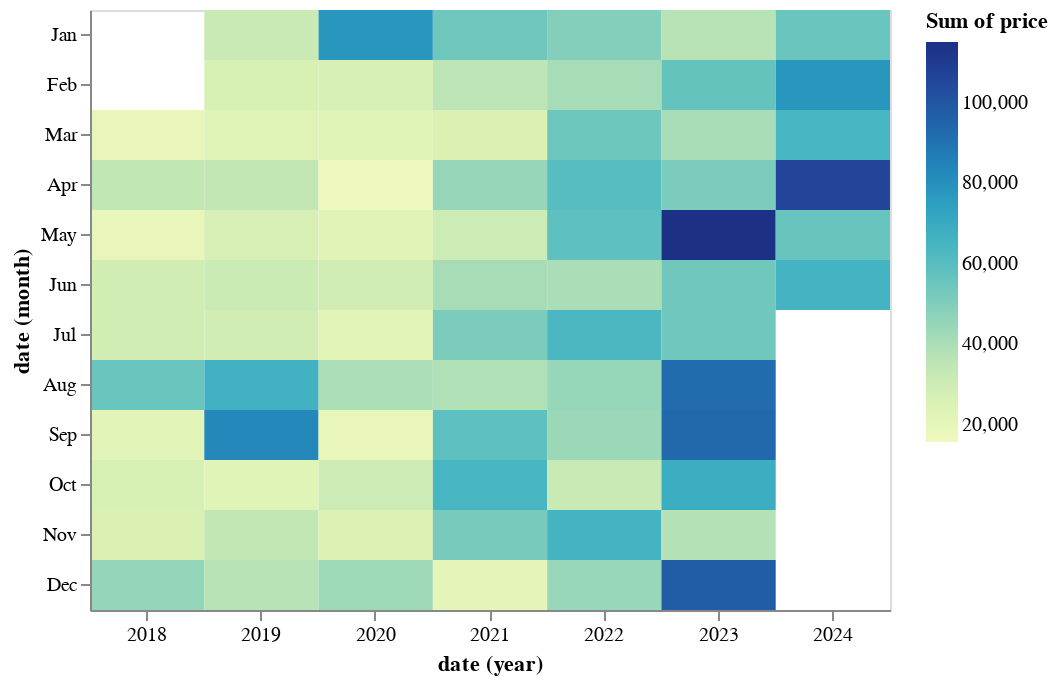

The cell this chart's notebook holds for it:
### Markdown cell above
## Monthly expense

### Code cell
exp.heatmap().properties(height=300,width=400)

### Figure 1 — Vega specification as saved in the notebook (floating-point values rounded to 4 significant figures)
{"$schema": "https://vega.github.io/schema/vega/v5.json", "data": [{"name": "param_1_store"}, {"name": "source_0", "values": [{"month_date": "2012-03-01T00:00:00.000", "sum_price": 19183, "year_date": "2018-01-01T00:00:00.000", "yearmonth_date": "2018-03-01T00:00:00.000"}, {"month_date": "2012-04-01T00:00:00.000", "sum_price": 34192, "year_date": "2018-01-01T00:00:00.000", "yearmonth_date": "2018-04-01T00:00:00.000"}, {"month_date": "2012-05-01T00:00:00.000", "sum_price": 19057, "year_date": "2018-01-01T00:00:00.000", "yearmonth_date": "2018-05-01T00:00:00.000"}, {"month_date": "2012-06-01T00:00:00.000", "sum_price": 28942, "year_date": "2018-01-01T00:00:00.000", "yearmonth_date": "2018-06-01T00:00:00.000"}, {"month_date": "2012-07-01T00:00:00.000", "sum_price": 28622, "year_date": "2018-01-01T00:00:00.000", "yearmonth_date": "2018-07-01T00:00:00.000"}, {"month_date": "2012-08-01T00:00:00.000", "sum_price": 55519, "year_date": "2018-01-01T00:00:00.000", "yearmonth_date": "2018-08-01T00:00:00.000"}, {"month_date": "2012-09-01T00:00:00.000", "sum_price": 21665, "year_date": "2018-01-01T00:00:00.000", "yearmonth_date": "2018-09-01T00:00:00.000"}, {"month_date": "2012-10-01T00:00:00.000", "sum_price": 26939, "year_date": "2018-01-01T00:00:00.000", "yearmonth_date": "2018-10-01T00:00:00.000"}, {"month_date": "2012-11-01T00:00:00.000", "sum_price": 25467, "year_date": "2018-01-01T00:00:00.000", "yearmonth_date": "2018-11-01T00:00:00.000"}, {"month_date": "2012-12-01T00:00:00.000", "sum_price": 45338, "year_date": "2018-01-01T00:00:00.000", "yearmonth_date": "2018-12-01T00:00:00.000"}, {"month_date": "2012-01-01T00:00:00.000", "sum_price": 31667, "year_date": "2019-01-01T00:00:00.000", "yearmonth_date": "2019-01-01T00:00:00.000"}, {"month_date": "2012-02-01T00:00:00.000", "sum_price": 26909, "year_date": "2019-01-01T00:00:00.000", "yearmonth_date": "2019-02-01T00:00:00.000"}, {"month_date": "2012-03-01T00:00:00.000", "sum_price": 23041, "year_date": "2019-01-01T00:00:00.000", "yearmonth_date": "2019-03-01T00:00:00.000"}, {"month_date": "2012-04-01T00:00:00.000", "sum_price": 33874, "year_date": "2019-01-01T00:00:00.000", "yearmonth_date": "2019-04-01T00:00:00.000"}, {"month_date": "2012-05-01T00:00:00.000", "sum_price": 27119, "year_date": "2019-01-01T00:00:00.000", "yearmonth_date": "2019-05-01T00:00:00.000"}, {"month_date": "2012-06-01T00:00:00.000", "sum_price": 30990, "year_date": "2019-01-01T00:00:00.000", "yearmonth_date": "2019-06-01T00:00:00.000"}, {"month_date": "2012-07-01T00:00:00.000", "sum_price": 29068, "year_date": "2019-01-01T00:00:00.000", "yearmonth_date": "2019-07-01T00:00:00.000"}, {"month_date": "2012-08-01T00:00:00.000", "sum_price": 66664, "year_date": "2019-01-01T00:00:00.000", "yearmonth_date": "2019-08-01T00:00:00.000"}, {"month_date": "2012-09-01T00:00:00.000", "sum_price": 82705, "year_date": "2019-01-01T00:00:00.000", "yearmonth_date": "2019-09-01T00:00:00.000"}, {"month_date": "2012-10-01T00:00:00.000", "sum_price": 22566, "year_date": "2019-01-01T00:00:00.000", "yearmonth_date": "2019-10-01T00:00:00.000"}, {"month_date": "2012-11-01T00:00:00.000", "sum_price": 33972, "year_date": "2019-01-01T00:00:00.000", "yearmonth_date": "2019-11-01T00:00:00.000"}, {"month_date": "2012-12-01T00:00:00.000", "sum_price": 36986, "year_date": "2019-01-01T00:00:00.000", "yearmonth_date": "2019-12-01T00:00:00.000"}, {"month_date": "2012-01-01T00:00:00.000", "sum_price": 78282, "year_date": "2020-01-01T00:00:00.000", "yearmonth_date": "2020-01-01T00:00:00.000"}, {"month_date": "2012-02-01T00:00:00.000", "sum_price": 27623, "year_date": "2020-01-01T00:00:00.000", "yearmonth_date": "2020-02-01T00:00:00.000"}, {"month_date": "2012-03-01T00:00:00.000", "sum_price": 23233, "year_date": "2020-01-01T00:00:00.000", "yearmonth_date": "2020-03-01T00:00:00.000"}, {"month_date": "2012-04-01T00:00:00.000", "sum_price": 15774, "year_date": "2020-01-01T00:00:00.000", "yearmonth_date": "2020-04-01T00:00:00.000"}, {"month_date": "2012-05-01T00:00:00.000", "sum_price": 22930, "year_date": "2020-01-01T00:00:00.000", "yearmonth_date": "2020-05-01T00:00:00.000"}, {"month_date": "2012-06-01T00:00:00.000", "sum_price": 29031, "year_date": "2020-01-01T00:00:00.000", "yearmonth_date": "2020-06-01T00:00:00.000"}, {"month_date": "2012-07-01T00:00:00.000", "sum_price": 21877, "year_date": "2020-01-01T00:00:00.000", "yearmonth_date": "2020-07-01T00:00:00.000"}, {"month_date": "2012-08-01T00:00:00.000", "sum_price": 39795, "year_date": "2020-01-01T00:00:00.000", "yearmonth_date": "2020-08-01T00:00:00.000"}, {"month_date": "2012-09-01T00:00:00.000", "sum_price": 19416, "year_date": "2020-01-01T00:00:00.000", "yearmonth_date": "2020-09-01T00:00:00.000"}, {"month_date": "2012-10-01T00:00:00.000", "sum_price": 30476, "year_date": "2020-01-01T00:00:00.000", "yearmonth_date": "2020-10-01T00:00:00.000"}, {"month_date": "2012-11-01T00:00:00.000", "sum_price": 25236, "year_date": "2020-01-01T00:00:00.000", "yearmonth_date": "2020-11-01T00:00:00.000"}, {"month_date": "2012-12-01T00:00:00.000", "sum_price": 43245, "year_date": "2020-01-01T00:00:00.000", "yearmonth_date": "2020-12-01T00:00:00.000"}, {"month_date": "2012-01-01T00:00:00.000", "sum_price": 54028, "year_date": "2021-01-01T00:00:00.000", "yearmonth_date": "2021-01-01T00:00:00.000"}, {"month_date": "2012-02-01T00:00:00.000", "sum_price": 35580, "year_date": "2021-01-01T00:00:00.000", "yearmonth_date": "2021-02-01T00:00:00.000"}, {"month_date": "2012-03-01T00:00:00.000", "sum_price": 25651, "year_date": "2021-01-01T00:00:00.000", "yearmonth_date": "2021-03-01T00:00:00.000"}, {"month_date": "2012-04-01T00:00:00.000", "sum_price": 44842, "year_date": "2021-01-01T00:00:00.000", "yearmonth_date": "2021-04-01T00:00:00.000"}, {"month_date": "2012-05-01T00:00:00.000", "sum_price": 30757, "year_date": "2021-01-01T00:00:00.000", "yearmonth_date": "2021-05-01T00:00:00.000"}, {"month_date": "2012-06-01T00:00:00.000", "sum_price": 41043, "year_date": "2021-01-01T00:00:00.000", "yearmonth_date": "2021-06-01T00:00:00.000"}, {"month_date": "2012-07-01T00:00:00.000", "sum_price": 51235, "year_date": "2021-01-01T00:00:00.000", "yearmonth_date": "2021-07-01T00:00:00.000"}, {"month_date": "2012-08-01T00:00:00.000", "sum_price": 38760, "year_date": "2021-01-01T00:00:00.000", "yearmonth_date": "2021-08-01T00:00:00.000"}, {"month_date": "2012-09-01T00:00:00.000", "sum_price": 58508, "year_date": "2021-01-01T00:00:00.000", "yearmonth_date": "2021-09-01T00:00:00.000"}, {"month_date": "2012-10-01T00:00:00.000", "sum_price": 64912, "year_date": "2021-01-01T00:00:00.000", "yearmonth_date": "2021-10-01T00:00:00.000"}, {"month_date": "2012-11-01T00:00:00.000", "sum_price": 52258, "year_date": "2021-01-01T00:00:00.000", "yearmonth_date": "2021-11-01T00:00:00.000"}, {"month_date": "2012-12-01T00:00:00.000", "sum_price": 20705, "year_date": "2021-01-01T00:00:00.000", "yearmonth_date": "2021-12-01T00:00:00.000"}, {"month_date": "2012-01-01T00:00:00.000", "sum_price": 49293, "year_date": "2022-01-01T00:00:00.000", "yearmonth_date": "2022-01-01T00:00:00.000"}, {"month_date": "2012-02-01T00:00:00.000", "sum_price": 41119, "year_date": "2022-01-01T00:00:00.000", "yearmonth_date": "2022-02-01T00:00:00.000"}, {"month_date": "2012-03-01T00:00:00.000", "sum_price": 54458, "year_date": "2022-01-01T00:00:00.000", "yearmonth_date": "2022-03-01T00:00:00.000"}, {"month_date": "2012-04-01T00:00:00.000", "sum_price": 60447, "year_date": "2022-01-01T00:00:00.000", "yearmonth_date": "2022-04-01T00:00:00.000"}, {"month_date": "2012-05-01T00:00:00.000", "sum_price": 58500, "year_date": "2022-01-01T00:00:00.000", "yearmonth_date": "2022-05-01T00:00:00.000"}, {"month_date": "2012-06-01T00:00:00.000", "sum_price": 40074, "year_date": "2022-01-01T00:00:00.000", "yearmonth_date": "2022-06-01T00:00:00.000"}, {"month_date": "2012-07-01T00:00:00.000", "sum_price": 63631, "year_date": "2022-01-01T00:00:00.000", "yearmonth_date": "2022-07-01T00:00:00.000"}, {"month_date": "2012-08-01T00:00:00.000", "sum_price": 44998, "year_date": "2022-01-01T00:00:00.000", "yearmonth_date": "2022-08-01T00:00:00.000"}, {"month_date": "2012-09-01T00:00:00.000", "sum_price": 44006, "year_date": "2022-01-01T00:00:00.000", "yearmonth_date": "2022-09-01T00:00:00.000"}, {"month_date": "2012-10-01T00:00:00.000", "sum_price": 31754, "year_date": "2022-01-01T00:00:00.000", "yearmonth_date": "2022-10-01T00:00:00.000"}, {"month_date": "2012-11-01T00:00:00.000", "sum_price": 65402, "year_date": "2022-01-01T00:00:00.000", "yearmonth_date": "2022-11-01T00:00:00.000"}, {"month_date": "2012-12-01T00:00:00.000", "sum_price": 44617, "year_date": "2022-01-01T00:00:00.000", "yearmonth_date": "2022-12-01T00:00:00.000"}, {"month_date": "2012-01-01T00:00:00.000", "sum_price": 36922, "year_date": "2023-01-01T00:00:00.000", "yearmonth_date": "2023-01-01T00:00:00.000"}, {"month_date": "2012-02-01T00:00:00.000", "sum_price": 56614, "year_date": "2023-01-01T00:00:00.000", "yearmonth_date": "2023-02-01T00:00:00.000"}, {"month_date": "2012-03-01T00:00:00.000", "sum_price": 40502, "year_date": "2023-01-01T00:00:00.000", "yearmonth_date": "2023-03-01T00:00:00.000"}, {"month_date": "2012-04-01T00:00:00.000", "sum_price": 51432, "year_date": "2023-01-01T00:00:00.000", "yearmonth_date": "2023-04-01T00:00:00.000"}, {"month_date": "2012-05-01T00:00:00.000", "sum_price": 115147, "year_date": "2023-01-01T00:00:00.000", "yearmonth_date": "2023-05-01T00:00:00.000"}, {"month_date": "2012-06-01T00:00:00.000", "sum_price": 53833, "year_date": "2023-01-01T00:00:00.000", "yearmonth_date": "2023-06-01T00:00:00.000"}, {"month_date": "2012-07-01T00:00:00.000", "sum_price": 54182, "year_date": "2023-01-01T00:00:00.000", "yearmonth_date": "2023-07-01T00:00:00.000"}, {"month_date": "2012-08-01T00:00:00.000", "sum_price": 92769, "year_date": "2023-01-01T00:00:00.000", "yearmonth_date": "2023-08-01T00:00:00.000"}, {"month_date": "2012-09-01T00:00:00.000", "sum_price": 93638, "year_date": "2023-01-01T00:00:00.000", "yearmonth_date": "2023-09-01T00:00:00.000"}, {"month_date": "2012-10-01T00:00:00.000", "sum_price": 68449, "year_date": "2023-01-01T00:00:00.000", "yearmonth_date": "2023-10-01T00:00:00.000"}, {"month_date": "2012-11-01T00:00:00.000", "sum_price": 37772, "year_date": "2023-01-01T00:00:00.000", "yearmonth_date": "2023-11-01T00:00:00.000"}, {"month_date": "2012-12-01T00:00:00.000", "sum_price": 97338, "year_date": "2023-01-01T00:00:00.000", "yearmonth_date": "2023-12-01T00:00:00.000"}, {"month_date": "2012-01-01T00:00:00.000", "sum_price": 55360, "year_date": "2024-01-01T00:00:00.000", "yearmonth_date": "2024-01-01T00:00:00.000"}, {"month_date": "2012-02-01T00:00:00.000", "sum_price": 78208, "year_date": "2024-01-01T00:00:00.000", "yearmonth_date": "2024-02-01T00:00:00.000"}, {"month_date": "2012-03-01T00:00:00.000", "sum_price": 65045, "year_date": "2024-01-01T00:00:00.000", "yearmonth_date": "2024-03-01T00:00:00.000"}, {"month_date": "2012-04-01T00:00:00.000", "sum_price": 106415, "year_date": "2024-01-01T00:00:00.000", "yearmonth_date": "2024-04-01T00:00:00.000"}, {"month_date": "2012-05-01T00:00:00.000", "sum_price": 55943, "year_date": "2024-01-01T00:00:00.000", "yearmonth_date": "2024-05-01T00:00:00.000"}, {"month_date": "2012-06-01T00:00:00.000", "sum_price": 65908, "year_date": "2024-01-01T00:00:00.000", "yearmonth_date": "2024-06-01T00:00:00.000"}], "transform": [{"type": "formula", "expr": "toDate(datum['yearmonth_date'])", "as": "yearmonth_date"}, {"type": "formula", "expr": "toDate(datum['year_date'])", "as": "year_date"}, {"type": "formula", "expr": "toDate(datum['month_date'])", "as": "month_date"}]}, {"name": "source_0_x_domain_year_date", "values": [{"year_date": "2018-01-01T00:00:00.000"}, {"year_date": "2019-01-01T00:00:00.000"}, {"year_date": "2020-01-01T00:00:00.000"}, {"year_date": "2021-01-01T00:00:00.000"}, {"year_date": "2022-01-01T00:00:00.000"}, {"year_date": "2023-01-01T00:00:00.000"}, {"year_date": "2024-01-01T00:00:00.000"}], "transform": [{"type": "formula", "expr": "toDate(datum['year_date'])", "as": "year_date"}]}, {"name": "source_0_y_domain_month_date", "values": [{"month_date": "2012-03-01T00:00:00.000"}, {"month_date": "2012-04-01T00:00:00.000"}, {"month_date": "2012-05-01T00:00:00.000"}, {"month_date": "2012-06-01T00:00:00.000"}, {"month_date": "2012-07-01T00:00:00.000"}, {"month_date": "2012-08-01T00:00:00.000"}, {"month_date": "2012-09-01T00:00:00.000"}, {"month_date": "2012-10-01T00:00:00.000"}, {"month_date": "2012-11-01T00:00:00.000"}, {"month_date": "2012-12-01T00:00:00.000"}, {"month_date": "2012-01-01T00:00:00.000"}, {"month_date": "2012-02-01T00:00:00.000"}], "transform": [{"type": "formula", "expr": "toDate(datum['month_date'])", "as": "month_date"}]}, {"name": "source_0_color_domain_sum_price", "values": [{"min": 15774, "max": 115147}]}], "signals": [{"name": "unit", "value": {}, "on": [{"events": "pointermove", "update": "isTuple(group()) ? group() : unit"}]}, {"name": "param_1", "update": "vlSelectionResolve(\"param_1_store\", \"union\")"}, {"name": "param_1_year_date", "on": [{"events": [{"source": "view", "type": "dblclick"}], "update": "null"}, {"events": {"signal": "param_1_translate_delta"}, "update": "panLinear(param_1_translate_anchor.extent_x, -param_1_translate_delta.x / width)"}, {"events": {"signal": "param_1_zoom_delta"}, "update": "zoomLinear(domain(\"x\"), param_1_zoom_anchor.x, param_1_zoom_delta)"}]}, {"name": "param_1_month_date", "on": [{"events": [{"source": "view", "type": "dblclick"}], "update": "null"}, {"events": {"signal": "param_1_translate_delta"}, "update": "panLinear(param_1_translate_anchor.extent_y, param_1_translate_delta.y / height)"}, {"events": {"signal": "param_1_zoom_delta"}, "update": "zoomLinear(domain(\"y\"), param_1_zoom_anchor.y, param_1_zoom_delta)"}]}, {"name": "param_1_tuple", "on": [{"events": [{"signal": "param_1_year_date || param_1_month_date"}], "update": "param_1_year_date && param_1_month_date ? {unit: \"\", fields: param_1_tuple_fields, values: [param_1_year_date,param_1_month_date]} : null"}]}, {"name": "param_1_tuple_fields", "value": [{"field": "year_date", "channel": "x", "type": "E"}, {"field": "month_date", "channel": "y", "type": "E"}]}, {"name": "param_1_translate_anchor", "value": {}, "on": [{"events": [{"source": "scope", "type": "pointerdown"}], "update": "{x: x(unit), y: y(unit), extent_x: domain(\"x\"), extent_y: domain(\"y\")}"}]}, {"name": "param_1_translate_delta", "value": {}, "on": [{"events": [{"source": "window", "between": [{"source": "scope", "type": "pointerdown"}, {"source": "window", "type": "pointerup"}], "type": "pointermove", "consume": true}], "update": "{x: param_1_translate_anchor.x - x(unit), y: param_1_translate_anchor.y - y(unit)}"}]}, {"name": "param_1_zoom_anchor", "on": [{"events": [{"source": "scope", "consume": true, "type": "wheel"}], "update": "{x: invert(\"x\", x(unit)), y: invert(\"y\", y(unit))}"}]}, {"name": "param_1_zoom_delta", "on": [{"events": [{"source": "scope", "consume": true, "type": "wheel"}], "update": "pow(1.001, event.deltaY * pow(16, event.deltaMode))", "force": true}]}, {"name": "param_1_modify", "on": [{"events": {"signal": "param_1_tuple"}, "update": "modify(\"param_1_store\", param_1_tuple, true)"}]}], "marks": [{"type": "rect", "name": "marks", "from": {"data": "source_0"}, "encode": {"update": {"width": {"signal": "max(0.25, bandwidth('x'))"}, "tooltip": {"signal": "{\"date (year-month)\": timeFormat(datum[\"yearmonth_date\"], timeUnitSpecifier([\"year\",\"month\"], {\"year-month\":\"%b %Y \",\"year-month-date\":\"%b %d, %Y \"})), \"Sum of price\": format(datum[\"sum_price\"], \"\")}"}, "y": {"field": "month_date", "scale": "y"}, "fill": {"field": "sum_price", "scale": "color"}, "x": {"field": "year_date", "scale": "x"}, "height": {"signal": "max(0.25, bandwidth('y'))"}}}, "style": ["rect"], "interactive": true}], "scales": [{"name": "x", "type": "band", "domain": {"data": "source_0_x_domain_year_date", "field": "year_date", "sort": true}, "range": [0, {"signal": "width"}], "paddingOuter": 0, "paddingInner": 0}, {"name": "y", "type": "band", "domain": {"data": "source_0_y_domain_month_date", "field": "month_date", "sort": true}, "range": [0, {"signal": "height"}], "paddingInner": 0, "paddingOuter": 0}, {"name": "color", "type": "linear", "domain": [{"signal": "(data(\"source_0_color_domain_sum_price\")[0] || {}).min"}, {"signal": "(data(\"source_0_color_domain_sum_price\")[0] || {}).max"}], "range": "heatmap", "interpolate": "hcl", "zero": false}], "axes": [{"scale": "x", "formatType": "time", "orient": "bottom", "grid": false, "format": {"signal": "timeUnitSpecifier([\"year\"], {\"year-month\":\"%b %Y \",\"year-month-date\":\"%b %d, %Y \"})"}, "labelOverlap": true, "title": "date (year)", "zindex": 1, "tickMinStep": {"signal": "datetime(2002, 0, 1, 0, 0, 0, 0) - datetime(2001, 0, 1, 0, 0, 0, 0)"}}, {"scale": "y", "formatType": "time", "grid": false, "labelOverlap": true, "tickMinStep": {"signal": "datetime(2001, 1, 1, 0, 0, 0, 0) - datetime(2001, 0, 1, 0, 0, 0, 0)"}, "zindex": 1, "orient": "left", "title": "date (month)", "format": {"signal": "timeUnitSpecifier([\"month\"], {\"year-month\":\"%b %Y \",\"year-month-date\":\"%b %d, %Y \"})"}}], "legends": [{"fill": "color", "gradientLength": {"signal": "clamp(height, 64, 200)"}, "title": "Sum of price"}], "padding": 5, "width": 400, "background": "white", "height": 300, "style": "cell"}
